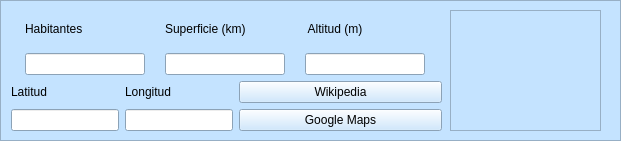
          <widget class="QFrame" name="frame_8">
           <property name="geometry">
            <rect>
             <x>0</x>
             <y>390</y>
             <width>621</width>
             <height>141</height>
            </rect>
           </property>
           <property name="palette">
            <palette>
             <active>
              <colorrole role="WindowText">
               <brush brushstyle="SolidPattern">
                <color alpha="255">
                 <red>0</red>
                 <green>0</green>
                 <blue>0</blue>
                </color>
               </brush>
              </colorrole>
              <colorrole role="Button">
               <brush brushstyle="SolidPattern">
                <color alpha="255">
                 <red>196</red>
                 <green>227</green>
                 <blue>255</blue>
                </color>
               </brush>
              </colorrole>
              <colorrole role="Light">
               <brush brushstyle="SolidPattern">
                <color alpha="255">
                 <red>255</red>
                 <green>255</green>
                 <blue>255</blue>
                </color>
               </brush>
              </colorrole>
              <colorrole role="Midlight">
               <brush brushstyle="SolidPattern">
                <color alpha="255">
                 <red>225</red>
                 <green>241</green>
                 <blue>255</blue>
                </color>
               </brush>
              </colorrole>
              <colorrole role="Dark">
               <brush brushstyle="SolidPattern">
                <color alpha="255">
                 <red>98</red>
                 <green>113</green>
                 <blue>127</blue>
                </color>
               </brush>
              </colorrole>
              <colorrole role="Mid">
               <brush brushstyle="SolidPattern">
                <color alpha="255">
                 <red>131</red>
                 <green>151</green>
                 <blue>170</blue>
                </color>
               </brush>
              </colorrole>
              <colorrole role="Text">
               <brush brushstyle="SolidPattern">
                <color alpha="255">
                 <red>0</red>
                 <green>0</green>
                 <blue>0</blue>
                </color>
               </brush>
              </colorrole>
              <colorrole role="BrightText">
               <brush brushstyle="SolidPattern">
                <color alpha="255">
                 <red>255</red>
                 <green>255</green>
                 <blue>255</blue>
                </color>
               </brush>
              </colorrole>
              <colorrole role="ButtonText">
               <brush brushstyle="SolidPattern">
                <color alpha="255">
                 <red>0</red>
                 <green>0</green>
                 <blue>0</blue>
                </color>
               </brush>
              </colorrole>
              <colorrole role="Base">
               <brush brushstyle="SolidPattern">
                <color alpha="255">
                 <red>255</red>
                 <green>255</green>
                 <blue>255</blue>
                </color>
               </brush>
              </colorrole>
              <colorrole role="Window">
               <brush brushstyle="SolidPattern">
                <color alpha="255">
                 <red>196</red>
                 <green>227</green>
                 <blue>255</blue>
                </color>
               </brush>
              </colorrole>
              <colorrole role="Shadow">
               <brush brushstyle="SolidPattern">
                <color alpha="255">
                 <red>0</red>
                 <green>0</green>
                 <blue>0</blue>
                </color>
               </brush>
              </colorrole>
              <colorrole role="AlternateBase">
               <brush brushstyle="SolidPattern">
                <color alpha="255">
                 <red>225</red>
                 <green>241</green>
                 <blue>255</blue>
                </color>
               </brush>
              </colorrole>
              <colorrole role="ToolTipBase">
               <brush brushstyle="SolidPattern">
                <color alpha="255">
                 <red>255</red>
                 <green>255</green>
                 <blue>220</blue>
                </color>
               </brush>
              </colorrole>
              <colorrole role="ToolTipText">
               <brush brushstyle="SolidPattern">
                <color alpha="255">
                 <red>0</red>
                 <green>0</green>
                 <blue>0</blue>
                </color>
               </brush>
              </colorrole>
             </active>
             <inactive>
              <colorrole role="WindowText">
               <brush brushstyle="SolidPattern">
                <color alpha="255">
                 <red>0</red>
                 <green>0</green>
                 <blue>0</blue>
                </color>
               </brush>
              </colorrole>
              <colorrole role="Button">
               <brush brushstyle="SolidPattern">
                <color alpha="255">
                 <red>196</red>
                 <green>227</green>
                 <blue>255</blue>
                </color>
               </brush>
              </colorrole>
              <colorrole role="Light">
               <brush brushstyle="SolidPattern">
                <color alpha="255">
                 <red>255</red>
                 <green>255</green>
                 <blue>255</blue>
                </color>
               </brush>
              </colorrole>
              <colorrole role="Midlight">
               <brush brushstyle="SolidPattern">
                <color alpha="255">
                 <red>225</red>
                 <green>241</green>
                 <blue>255</blue>
                </color>
               </brush>
              </colorrole>
              <colorrole role="Dark">
               <brush brushstyle="SolidPattern">
                <color alpha="255">
                 <red>98</red>
                 <green>113</green>
                 <blue>127</blue>
                </color>
               </brush>
              </colorrole>
              <colorrole role="Mid">
               <brush brushstyle="SolidPattern">
                <color alpha="255">
                 <red>131</red>
                 <green>151</green>
                 <blue>170</blue>
                </color>
               </brush>
              </colorrole>
              <colorrole role="Text">
               <brush brushstyle="SolidPattern">
                <color alpha="255">
                 <red>0</red>
                 <green>0</green>
                 <blue>0</blue>
                </color>
               </brush>
              </colorrole>
              <colorrole role="BrightText">
               <brush brushstyle="SolidPattern">
                <color alpha="255">
                 <red>255</red>
                 <green>255</green>
                 <blue>255</blue>
                </color>
               </brush>
              </colorrole>
              <colorrole role="ButtonText">
               <brush brushstyle="SolidPattern">
                <color alpha="255">
                 <red>0</red>
                 <green>0</green>
                 <blue>0</blue>
                </color>
               </brush>
              </colorrole>
              <colorrole role="Base">
               <brush brushstyle="SolidPattern">
                <color alpha="255">
                 <red>255</red>
                 <green>255</green>
                 <blue>255</blue>
                </color>
               </brush>
              </colorrole>
              <colorrole role="Window">
               <brush brushstyle="SolidPattern">
                <color alpha="255">
                 <red>196</red>
                 <green>227</green>
                 <blue>255</blue>
                </color>
               </brush>
              </colorrole>
              <colorrole role="Shadow">
               <brush brushstyle="SolidPattern">
                <color alpha="255">
                 <red>0</red>
                 <green>0</green>
                 <blue>0</blue>
                </color>
               </brush>
              </colorrole>
              <colorrole role="AlternateBase">
               <brush brushstyle="SolidPattern">
                <color alpha="255">
                 <red>225</red>
                 <green>241</green>
                 <blue>255</blue>
                </color>
               </brush>
              </colorrole>
              <colorrole role="ToolTipBase">
               <brush brushstyle="SolidPattern">
                <color alpha="255">
                 <red>255</red>
                 <green>255</green>
                 <blue>220</blue>
                </color>
               </brush>
              </colorrole>
              <colorrole role="ToolTipText">
               <brush brushstyle="SolidPattern">
                <color alpha="255">
                 <red>0</red>
                 <green>0</green>
                 <blue>0</blue>
                </color>
               </brush>
              </colorrole>
             </inactive>
             <disabled>
              <colorrole role="WindowText">
               <brush brushstyle="SolidPattern">
                <color alpha="255">
                 <red>98</red>
                 <green>113</green>
                 <blue>127</blue>
                </color>
               </brush>
              </colorrole>
              <colorrole role="Button">
               <brush brushstyle="SolidPattern">
                <color alpha="255">
                 <red>196</red>
                 <green>227</green>
                 <blue>255</blue>
                </color>
               </brush>
              </colorrole>
              <colorrole role="Light">
               <brush brushstyle="SolidPattern">
                <color alpha="255">
                 <red>255</red>
                 <green>255</green>
                 <blue>255</blue>
                </color>
               </brush>
              </colorrole>
              <colorrole role="Midlight">
               <brush brushstyle="SolidPattern">
                <color alpha="255">
                 <red>225</red>
                 <green>241</green>
                 <blue>255</blue>
                </color>
               </brush>
              </colorrole>
              <colorrole role="Dark">
               <brush brushstyle="SolidPattern">
                <color alpha="255">
                 <red>98</red>
                 <green>113</green>
                 <blue>127</blue>
                </color>
               </brush>
              </colorrole>
              <colorrole role="Mid">
               <brush brushstyle="SolidPattern">
                <color alpha="255">
                 <red>131</red>
                 <green>151</green>
                 <blue>170</blue>
                </color>
               </brush>
              </colorrole>
              <colorrole role="Text">
               <brush brushstyle="SolidPattern">
                <color alpha="255">
                 <red>98</red>
                 <green>113</green>
                 <blue>127</blue>
                </color>
               </brush>
              </colorrole>
              <colorrole role="BrightText">
               <brush brushstyle="SolidPattern">
                <color alpha="255">
                 <red>255</red>
                 <green>255</green>
                 <blue>255</blue>
                </color>
               </brush>
              </colorrole>
              <colorrole role="ButtonText">
               <brush brushstyle="SolidPattern">
                <color alpha="255">
                 <red>98</red>
                 <green>113</green>
                 <blue>127</blue>
                </color>
               </brush>
              </colorrole>
              <colorrole role="Base">
               <brush brushstyle="SolidPattern">
                <color alpha="255">
                 <red>196</red>
                 <green>227</green>
                 <blue>255</blue>
                </color>
               </brush>
              </colorrole>
              <colorrole role="Window">
               <brush brushstyle="SolidPattern">
                <color alpha="255">
                 <red>196</red>
                 <green>227</green>
                 <blue>255</blue>
                </color>
               </brush>
              </colorrole>
              <colorrole role="Shadow">
               <brush brushstyle="SolidPattern">
                <color alpha="255">
                 <red>0</red>
                 <green>0</green>
                 <blue>0</blue>
                </color>
               </brush>
              </colorrole>
              <colorrole role="AlternateBase">
               <brush brushstyle="SolidPattern">
                <color alpha="255">
                 <red>196</red>
                 <green>227</green>
                 <blue>255</blue>
                </color>
               </brush>
              </colorrole>
              <colorrole role="ToolTipBase">
               <brush brushstyle="SolidPattern">
                <color alpha="255">
                 <red>255</red>
                 <green>255</green>
                 <blue>220</blue>
                </color>
               </brush>
              </colorrole>
              <colorrole role="ToolTipText">
               <brush brushstyle="SolidPattern">
                <color alpha="255">
                 <red>0</red>
                 <green>0</green>
                 <blue>0</blue>
                </color>
               </brush>
              </colorrole>
             </disabled>
            </palette>
           </property>
           <property name="frameShape">
            <enum>QFrame::StyledPanel</enum>
           </property>
           <property name="frameShadow">
            <enum>QFrame::Raised</enum>
           </property>
           <widget class="QFrame" name="frame_11">
            <property name="geometry">
             <rect>
              <x>450</x>
              <y>10</y>
              <width>151</width>
              <height>121</height>
             </rect>
            </property>
            <property name="frameShape">
             <enum>QFrame::StyledPanel</enum>
            </property>
            <property name="frameShadow">
             <enum>QFrame::Raised</enum>
            </property>
            <widget class="QPushButton" name="pB_mapa_2">
             <property name="geometry">
              <rect>
               <x>0</x>
               <y>3</y>
               <width>149</width>
               <height>119</height>
              </rect>
             </property>
             <property name="layoutDirection">
              <enum>Qt::LeftToRight</enum>
             </property>
             <property name="text">
              <string/>
             </property>
             <property name="iconSize">
              <size>
               <width>120</width>
               <height>100</height>
              </size>
             </property>
             <property name="flat">
              <bool>true</bool>
             </property>
            </widget>
           </widget>
           <widget class="QWidget" name="layoutWidget_4">
            <property name="geometry">
             <rect>
              <x>11</x>
              <y>11</y>
              <width>431</width>
              <height>120</height>
             </rect>
            </property>
            <layout class="QVBoxLayout" name="verticalLayout_16">
             <item>
              <layout class="QHBoxLayout" name="horizontalLayout_3">
               <item>
                <layout class="QVBoxLayout" name="verticalLayout_14">
                 <item>
                  <widget class="QLabel" name="label_42">
                   <property name="text">
                    <string>Habitantes</string>
                   </property>
                  </widget>
                 </item>
                 <item>
                  <widget class="QLineEdit" name="lineEdit_habitantes_2">
                   <property name="sizePolicy">
                    <sizepolicy hsizetype="Preferred" vsizetype="Fixed">
                     <horstretch>0</horstretch>
                     <verstretch>0</verstretch>
                    </sizepolicy>
                   </property>
                   <property name="maximumSize">
                    <size>
                     <width>120</width>
                     <height>16777215</height>
                    </size>
                   </property>
                   <property name="inputMethodHints">
                    <set>Qt::ImhDigitsOnly</set>
                   </property>
                   <property name="maxLength">
                    <number>8</number>
                   </property>
                   <property name="alignment">
                    <set>Qt::AlignRight|Qt::AlignTrailing|Qt::AlignVCenter</set>
                   </property>
                  </widget>
                 </item>
                </layout>
               </item>
               <item>
                <layout class="QVBoxLayout" name="verticalLayout_15">
                 <item>
                  <widget class="QLabel" name="label_43">
                   <property name="text">
                    <string>Superficie (km)</string>
                   </property>
                  </widget>
                 </item>
                 <item>
                  <widget class="QLineEdit" name="lineEdit_superficie_2">
                   <property name="sizePolicy">
                    <sizepolicy hsizetype="Preferred" vsizetype="Fixed">
                     <horstretch>0</horstretch>
                     <verstretch>0</verstretch>
                    </sizepolicy>
                   </property>
                   <property name="maximumSize">
                    <size>
                     <width>120</width>
                     <height>16777215</height>
                    </size>
                   </property>
                   <property name="inputMethodHints">
                    <set>Qt::ImhNone</set>
                   </property>
                   <property name="maxLength">
                    <number>10</number>
                   </property>
                   <property name="alignment">
                    <set>Qt::AlignRight|Qt::AlignTrailing|Qt::AlignVCenter</set>
                   </property>
                  </widget>
                 </item>
                </layout>
               </item>
               <item>
                <layout class="QVBoxLayout" name="verticalLayout_24">
                 <item>
                  <widget class="QLabel" name="label_45">
                   <property name="text">
                    <string> Altitud (m)</string>
                   </property>
                  </widget>
                 </item>
                 <item>
                  <widget class="QLineEdit" name="lineEdit_altitud_2">
                   <property name="sizePolicy">
                    <sizepolicy hsizetype="Preferred" vsizetype="Fixed">
                     <horstretch>0</horstretch>
                     <verstretch>0</verstretch>
                    </sizepolicy>
                   </property>
                   <property name="maximumSize">
                    <size>
                     <width>120</width>
                     <height>16777215</height>
                    </size>
                   </property>
                   <property name="inputMethodHints">
                    <set>Qt::ImhDigitsOnly</set>
                   </property>
                   <property name="maxLength">
                    <number>4</number>
                   </property>
                   <property name="alignment">
                    <set>Qt::AlignRight|Qt::AlignTrailing|Qt::AlignVCenter</set>
                   </property>
                   <property name="readOnly">
                    <bool>true</bool>
                   </property>
                  </widget>
                 </item>
                </layout>
               </item>
              </layout>
             </item>
             <item>
              <layout class="QHBoxLayout" name="horizontalLayout_20">
               <item>
                <layout class="QHBoxLayout" name="horizontalLayout_19">
                 <item>
                  <layout class="QVBoxLayout" name="verticalLayout_25">
                   <item>
                    <widget class="QLabel" name="label_46">
                     <property name="text">
                      <string>Latitud</string>
                     </property>
                    </widget>
                   </item>
                   <item>
                    <widget class="QLineEdit" name="lineEdit_latitud_municipio">
                     <property name="sizePolicy">
                      <sizepolicy hsizetype="Fixed" vsizetype="Fixed">
                       <horstretch>0</horstretch>
                       <verstretch>0</verstretch>
                      </sizepolicy>
                     </property>
                     <property name="maximumSize">
                      <size>
                       <width>120</width>
                       <height>16777215</height>
                      </size>
                     </property>
                     <property name="maxLength">
                      <number>12</number>
                     </property>
                     <property name="alignment">
                      <set>Qt::AlignRight|Qt::AlignTrailing|Qt::AlignVCenter</set>
                     </property>
                     <property name="readOnly">
                      <bool>true</bool>
                     </property>
                    </widget>
                   </item>
                  </layout>
                 </item>
                 <item>
                  <layout class="QVBoxLayout" name="verticalLayout_26">
                   <item>
                    <widget class="QLabel" name="label_47">
                     <property name="text">
                      <string>Longitud</string>
                     </property>
                    </widget>
                   </item>
                   <item>
                    <widget class="QLineEdit" name="lineEdit_longitud_municipio">
                     <property name="sizePolicy">
                      <sizepolicy hsizetype="Fixed" vsizetype="Fixed">
                       <horstretch>0</horstretch>
                       <verstretch>0</verstretch>
                      </sizepolicy>
                     </property>
                     <property name="maximumSize">
                      <size>
                       <width>120</width>
                       <height>16777215</height>
                      </size>
                     </property>
                     <property name="maxLength">
                      <number>12</number>
                     </property>
                     <property name="alignment">
                      <set>Qt::AlignRight|Qt::AlignTrailing|Qt::AlignVCenter</set>
                     </property>
                     <property name="readOnly">
                      <bool>true</bool>
                     </property>
                    </widget>
                   </item>
                  </layout>
                 </item>
                </layout>
               </item>
               <item>
                <layout class="QVBoxLayout" name="verticalLayout_27">
                 <item>
                  <widget class="QPushButton" name="pB_wikipedia_2">
                   <property name="text">
                    <string>Wikipedia</string>
                   </property>
                  </widget>
                 </item>
                 <item>
                  <widget class="QPushButton" name="pB_googleMaps">
                   <property name="text">
                    <string>Google Maps</string>
                   </property>
                  </widget>
                 </item>
                </layout>
               </item>
              </layout>
             </item>
            </layout>
           </widget>
          </widget>
